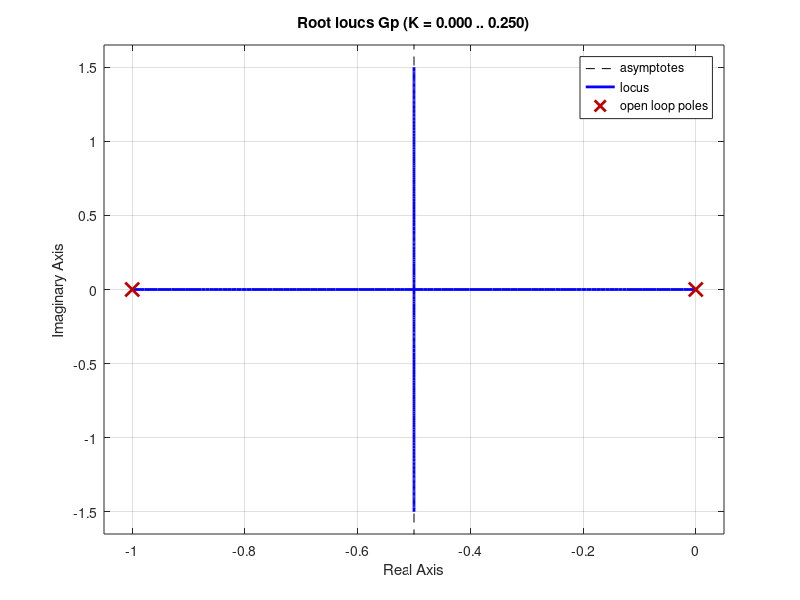

Here is the MATLAB script that generated this plot: (Note: this script raises an error after producing the figure.)
% ejemplo G(s) = 10/(s*(s+1))
% Requerimientos
Z = 0.5;
wn = 3;
% 1. Polos dominantes
% polinomio de la ecuacion caracteristica>
pec = [1,2*Z*wn,wn^2];
pd = roots(pec);
pd1=(pd(1))

% 2. Verificar si solo con K
Gp = tf(10,conv([1,0],[1,1]))

% Lugar de las raices
rlocus(Gp)

% resultado paso 2, no se puede.


% 3. Calcular deficiencia de angulo
syms s
gp =10/(s*(s+1))
gp_pd1 = subs(gp,s,pd1)% sustituy s por pd1
gp_pd1 = double(gp_pd1)% cambia simbolico a numero
agp = angle(gp_pd1)*180/pi

phi = 180-agp % deficiencia de angulo

% 4. Calcular polo y cero
% metodo 2
s_cero=-1;




